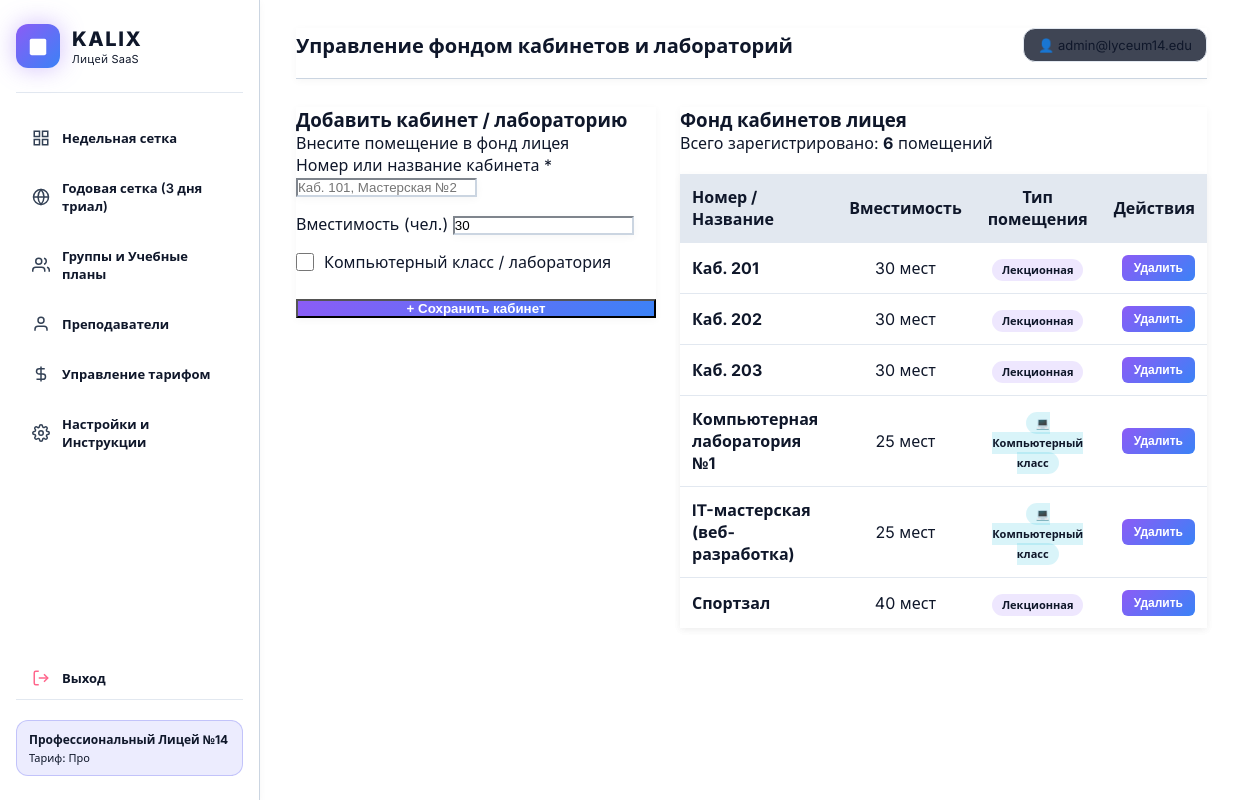
Screenshot of /directories (signed in) with the database file from the repository.
### core_schema.py (models this page shows, shortened)
class Room(Base):
    __tablename__ = "rooms"
    id = Column(Integer, primary_key=True, autoincrement=True)
    lyceum_id = Column(Integer, ForeignKey("lyceums.id", ondelete="CASCADE"), nullable=False)
    room_number = Column(String(50), nullable=False)
    room_type = Column(String(50), default="lecture")
    capacity = Column(Integer, default=30)
    lyceum = relationship("Lyceum", back_populates="rooms")
    curriculum_items = relationship("SubjectCurriculum", back_populates="preferred_room")
    assignments = relationship("ScheduleAssignment", back_populates="room")
    @property
    def is_computer_lab(self):
        return self.room_type == "computer_lab" or "комп" in (self.room_number or "").lower()

### app.py (the view, shortened to what this page needs)
@app.route("/rooms", methods=["GET", "POST"])
@app.route("/directories", methods=["GET"])
@login_required
def rooms_page():
    lyceum_id = session.get("lyceum_id")
    rooms = Room.query.filter_by(lyceum_id=lyceum_id).all() if lyceum_id else []
    return render_template("rooms.html", active_page="rooms", rooms=rooms)

### auth.py (called while the page is built)
def login_required(f: Callable) -> Callable:
    @wraps(f)
    def decorated_function(*args: Any, **kwargs: Any) -> Any:
        if "user_id" not in session:
            flash("Пожалуйста, войдите в систему для доступа к этой странице.", "error")
            return redirect(url_for("auth.login", next=request.url))
        return f(*args, **kwargs)
    return decorated_function

### templates/rooms.html (shortened to what this page needs)
{% extends 'base.html' %}
{% block page_title %}Управление фондом кабинетов и лабораторий{% endblock %}
{% block content %}
<div style="display: grid; grid-template-columns: 360px 1fr; gap: 24px; align-items: start;">
  <section class="card action-card">
    <div class="card-header">
      <h3 class="card-title">Добавить кабинет / лабораторию</h3>
      <p class="card-subtitle">Внесите помещение в фонд лицея</p>
    </div>
    <form method="POST" action="/rooms">
      <div class="form-group" style="margin-bottom: 16px;">
        <label class="form-label" for="roomNumber">Номер или название кабинета *</label>
        <input type="text" id="roomNumber" name="room_number" class="form-control" placeholder="Каб. 101, Мастерская №2" required>
      </div>
      <div class="form-group" style="margin-bottom: 16px;">
        <label class="form-label" for="roomCapacity">Вместимость (чел.)</label>
        <input type="number" id="roomCapacity" name="capacity" class="form-control" value="30" min="1">
      </div>
      <div class="form-group" style="margin-bottom: 24px; display: flex; align-items: center; gap: 10px;">
        <input type="checkbox" id="isComputerLab" name="is_computer_lab" style="width: 18px; height: 18px; cursor: pointer;">
        <label for="isComputerLab" class="form-label" style="margin: 0; cursor: pointer;">Компьютерный класс / лаборатория</label>
      </div>
      <button type="submit" class="btn-primary" style="width: 100%;">+ Сохранить кабинет</button>
    </form>
  </section>
  <section class="card roster-card">
    <div class="card-header" style="display: flex; justify-content: space-between; align-items: center; margin-bottom: 20px;">
      <div>
        <h3 class="card-title">Фонд кабинетов лицея</h3>
        <p class="card-subtitle">Всего зарегистрировано: <strong>{{ rooms|length }}</strong> помещений</p>
      </div>
    </div>
    <div class="table-container">
      <table class="roster-table" style="width: 100%; border-collapse: collapse;">
        <thead>
          <tr>
            <th style="padding: 12px; text-align: left;">Номер / Название</th>
            <th style="padding: 12px; text-align: center;">Вместимость</th>
            <th style="padding: 12px; text-align: center;">Тип помещения</th>
            <th style="padding: 12px; text-align: right;">Действия</th>
          </tr>
        </thead>
        <tbody>
          {% for r in rooms %}
          <tr style="border-top: 1px solid var(--card-border);">
            <td style="padding: 12px; font-weight: 700;">{{ r.room_number }}</td>
            <td style="padding: 12px; text-align: center;">{{ r.capacity }} мест</td>
            <td style="padding: 12px; text-align: center;">
              {% if r.is_computer_lab %}
                <span style="background: rgba(6, 182, 212, 0.15); color: #06b6d4; padding: 4px 10px; border-radius: 12px; font-size: 11px; font-weight: 700;">💻 Компьютерный класс</span>
              {% else %}
                <span style="background: rgba(139, 92, 246, 0.15); color: #8b5cf6; padding: 4px 10px; border-radius: 12px; font-size: 11px; font-weight: 700;">Лекционная</span>
              {% endif %}
            </td>
            <td style="padding: 12px; text-align: right;">
              <form method="POST" action="/rooms/delete/{{ r.id }}" onsubmit="return confirm('Удалить кабинет {{ r.room_number }}?');" style="display: inline;">
                <button type="submit" style="background: rgba(239, 68, 68, 0.15); color: #ef4444; border: none; padding: 6px 12px; border-radius: 6px; cursor: pointer; font-size: 12px; font-weight: 700;">
                  Удалить
                </button>
              </form>
            </td>
          </tr>
          {% else %}
          <tr>
            <td colspan="4" style="text-align: center; padding: 32px; color: var(--text-secondary);">
              В фонде лицея пока нет кабинетов. Добавьте первый кабинет через форму слева.
            </td>
          </tr>
          {% endfor %}
        </tbody>
      </table>
    </div>
  </section>
</div>
{% endblock %}

### rows the page displays
Room: room_number "Каб. 201", capacity "30", room_type "Лекционная"
Room: room_number "Каб. 202", capacity "30", room_type "Лекционная"
Room: room_number "Каб. 203", capacity "30", room_type "Лекционная"
Room: room_number "Компьютерная лаборатория №1", capacity "25", room_type "💻 Компьютерный класс"
Room: room_number "IT-мастерская (веб-разработка)", capacity "25", room_type "💻 Компьютерный класс"
Room: room_number "Спортзал", capacity "40", room_type "Лекционная"

### other values shown
{{ session.get('email', 'Пользователь') }} "admin@lyceum14.edu"
{{ rooms|length }} "6"
